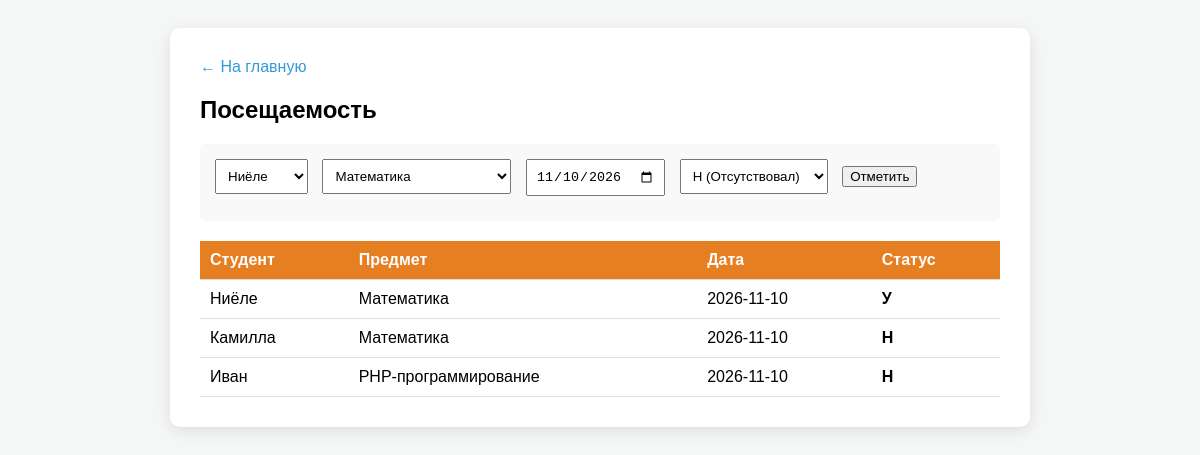
The app's page /journal/attendance.php (signed in) with its own data.
### tables this page shows
CREATE TABLE attendance (
            id INTEGER PRIMARY KEY AUTOINCREMENT,
            student_id INTEGER NOT NULL,
            subject_id INTEGER NOT NULL,
            date TEXT NOT NULL,
            status TEXT NOT NULL CHECK(status IN ('Н', 'Б', 'У')),
            FOREIGN KEY (student_id) REFERENCES students(id),
            FOREIGN KEY (subject_id) REFERENCES subjects(id)
        );

CREATE TABLE students (
            id INTEGER PRIMARY KEY AUTOINCREMENT,
            full_name TEXT NOT NULL,
            group_name TEXT NOT NULL
        );

CREATE TABLE subjects (
            id INTEGER PRIMARY KEY AUTOINCREMENT,
            title TEXT NOT NULL
        );

### journal/classes/Database.php (called while the page is built)
<?php
class Database
{
    private PDO $pdo;
    public function __construct()
    {
        $dbFile = __DIR__ . '/../journal.db';
        try {
            $dsn = "sqlite:" . $dbFile;
            $this->pdo = new PDO($dsn);
            $this->pdo->setAttribute(PDO::ATTR_ERRMODE, PDO::ERRMODE_EXCEPTION);
            $this->pdo->setAttribute(PDO::ATTR_DEFAULT_FETCH_MODE, PDO::FETCH_ASSOC);
            $this->pdo->exec("
                CREATE TABLE IF NOT EXISTS logs (
                    id INTEGER PRIMARY KEY AUTOINCREMENT,
                    user_login TEXT NOT NULL,
                    action TEXT NOT NULL,
                    created_at TEXT NOT NULL
                )
            ");
        } catch (PDOException $e) {
            die("Ошибка подключения к БД: " . $e->getMessage());
        }
    }
    public function query(string $sql, array $params = []): PDOStatement
    {
        $stmt = $this->pdo->prepare($sql);
        $stmt->execute($params);
        return $stmt;
    }
}

### journal/attendance.php (the view, shortened to what this page needs)
<?php
require_once 'classes/Database.php';
$db = new Database();
$students = $db->query("SELECT id, full_name FROM students")->fetchAll();
$subjects = $db->query("SELECT id, title FROM subjects")->fetchAll();
$logs = $db->query("SELECT a.id, s.full_name, sub.title, a.date, a.status FROM attendance a JOIN students s ON s.id = a.student_id JOIN subjects sub ON sub.id = a.subject_id ORDER BY a.date DESC")->fetchAll();
?>
<!DOCTYPE html>
<html lang="ru"><head><meta charset="UTF-8"><title>Посещаемость</title>
</head><body>
<div class="container">
    <a href="index.php" style="color:#3498db;text-decoration:none;">← На главную</a>
    <h2>Посещаемость</h2>
    <form method="POST" style="background:#f9f9f9;padding:15px;border-radius:5px;">
        <select name="student_id"><?php foreach($students as $s) echo "<option value='{$s['id']}'>{$s['full_name']}</option>"; ?></select>
        <select name="subject_id"><?php foreach($subjects as $s) echo "<option value='{$s['id']}'>{$s['title']}</option>"; ?></select>
        <input type="date" name="date" value="<?php echo date('Y-m-d'); ?>" required>
        <select name="status"><option value="Н">Н (Отсутствовал)</option><option value="Б">Б (Болел)</option><option value="У">У (Уважительная)</option></select>
        <button type="submit">Отметить</button>
    </form>
    <table>
        <tr><th>Студент</th><th>Предмет</th><th>Дата</th><th>Статус</th></tr>
        <?php foreach($logs as $l): ?>
        <tr><td><?php echo htmlspecialchars($l['full_name']); ?></td><td><?php echo htmlspecialchars($l['title']); ?></td><td><?php echo $l['date']; ?></td><td><b><?php echo $l['status']; ?></b></td></tr>
        <?php endforeach; ?>
    </table>
</div>
</body></html>

### journal/attendance.php (style rules this page uses)
body { font-family:Arial;background:#f4f7f6;padding:20px }
.container { max-width:800px;margin:0 auto;background:#fff;padding:30px;border-radius:10px;box-shadow:0 4px 15px rgba(0,0,0,0.1) }
table { width:100%;border-collapse:collapse;margin-top:20px }
th,td { padding:10px;border-bottom:1px solid #ddd;text-align:left }
th { background:#e67e22;color:white }
input,select { padding:8px;margin-right:10px;margin-bottom:10px }

### records on screen
attendance: student.full_name "Ниёле", subject.title "Математика", date "2026-11-10", status "У"
attendance: student.full_name "Камилла", subject.title "Математика", date "2026-11-10", status "Н"
attendance: student.full_name "Иван", subject.title "PHP-программирование", date "2026-11-10", status "Н"

### other values on screen
form field student_id "Ниёле"
form field subject_id "Математика"
